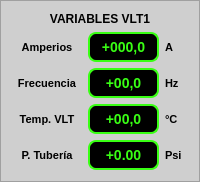
                <widget class="QFrame" name="frame_9">
                 <property name="styleSheet">
                  <string notr="true">background-color: rgb(207, 207, 207);</string>
                 </property>
                 <property name="frameShape">
                  <enum>QFrame::StyledPanel</enum>
                 </property>
                 <property name="frameShadow">
                  <enum>QFrame::Raised</enum>
                 </property>
                 <layout class="QVBoxLayout" name="verticalLayout_19">
                  <item>
                   <widget class="QLabel" name="label_19">
                    <property name="font">
                     <font>
                      <pointsize>9</pointsize>
                      <weight>75</weight>
                      <bold>true</bold>
                     </font>
                    </property>
                    <property name="text">
                     <string>VARIABLES VLT1</string>
                    </property>
                    <property name="alignment">
                     <set>Qt::AlignCenter</set>
                    </property>
                   </widget>
                  </item>
                  <item>
                   <layout class="QHBoxLayout" name="horizontalLayout_18" stretch="3,3,1">
                    <item>
                     <widget class="QLabel" name="label_20">
                      <property name="font">
                       <font>
                        <pointsize>8</pointsize>
                        <weight>75</weight>
                        <bold>true</bold>
                       </font>
                      </property>
                      <property name="text">
                       <string>Amperios</string>
                      </property>
                      <property name="alignment">
                       <set>Qt::AlignCenter</set>
                      </property>
                     </widget>
                    </item>
                    <item>
                     <widget class="QLabel" name="amp_1">
                      <property name="font">
                       <font>
                        <pointsize>-1</pointsize>
                        <weight>75</weight>
                        <bold>true</bold>
                       </font>
                      </property>
                      <property name="styleSheet">
                       <string notr="true">QLabel {
    background-color: black;  /* Fondo negro */
    color: #39FF14;  /* Verde neón */
    font-weight: bold;
    font-size: 14px;
    border: 2px solid #39FF14;  /* Borde verde neón */
    border-radius: 8px;  /* Bordes redondeados */
    padding: 5px;  /* Espaciado interno */
}</string>
                      </property>
                      <property name="text">
                       <string>+000,0</string>
                      </property>
                      <property name="alignment">
                       <set>Qt::AlignCenter</set>
                      </property>
                     </widget>
                    </item>
                    <item>
                     <widget class="QLabel" name="label_28">
                      <property name="font">
                       <font>
                        <pointsize>8</pointsize>
                        <weight>75</weight>
                        <bold>true</bold>
                       </font>
                      </property>
                      <property name="text">
                       <string>A</string>
                      </property>
                     </widget>
                    </item>
                   </layout>
                  </item>
                  <item>
                   <layout class="QHBoxLayout" name="horizontalLayout_19" stretch="3,3,1">
                    <item>
                     <widget class="QLabel" name="label_21">
                      <property name="font">
                       <font>
                        <pointsize>8</pointsize>
                        <weight>75</weight>
                        <bold>true</bold>
                       </font>
                      </property>
                      <property name="text">
                       <string>Frecuencia</string>
                      </property>
                      <property name="alignment">
                       <set>Qt::AlignCenter</set>
                      </property>
                     </widget>
                    </item>
                    <item>
                     <widget class="QLabel" name="frec_1">
                      <property name="font">
                       <font>
                        <pointsize>-1</pointsize>
                        <weight>75</weight>
                        <bold>true</bold>
                       </font>
                      </property>
                      <property name="styleSheet">
                       <string notr="true">QLabel {
    background-color: black;  /* Fondo negro */
    color: #39FF14;  /* Verde neón */
    font-weight: bold;
    font-size: 14px;
    border: 2px solid #39FF14;  /* Borde verde neón */
    border-radius: 8px;  /* Bordes redondeados */
    padding: 5px;  /* Espaciado interno */
}</string>
                      </property>
                      <property name="text">
                       <string>+00,0</string>
                      </property>
                      <property name="alignment">
                       <set>Qt::AlignCenter</set>
                      </property>
                     </widget>
                    </item>
                    <item>
                     <widget class="QLabel" name="label_29">
                      <property name="font">
                       <font>
                        <pointsize>8</pointsize>
                        <weight>75</weight>
                        <bold>true</bold>
                       </font>
                      </property>
                      <property name="text">
                       <string>Hz</string>
                      </property>
                     </widget>
                    </item>
                   </layout>
                  </item>
                  <item>
                   <layout class="QHBoxLayout" name="horizontalLayout_20" stretch="3,3,1">
                    <item>
                     <widget class="QLabel" name="label_22">
                      <property name="font">
                       <font>
                        <pointsize>8</pointsize>
                        <weight>75</weight>
                        <bold>true</bold>
                       </font>
                      </property>
                      <property name="text">
                       <string>Temp. VLT</string>
                      </property>
                      <property name="alignment">
                       <set>Qt::AlignCenter</set>
                      </property>
                     </widget>
                    </item>
                    <item>
                     <widget class="QLabel" name="temp_1">
                      <property name="font">
                       <font>
                        <pointsize>-1</pointsize>
                        <weight>75</weight>
                        <bold>true</bold>
                       </font>
                      </property>
                      <property name="styleSheet">
                       <string notr="true">QLabel {
    background-color: black;  /* Fondo negro */
    color: #39FF14;  /* Verde neón */
    font-weight: bold;
    font-size: 14px;
    border: 2px solid #39FF14;  /* Borde verde neón */
    border-radius: 8px;  /* Bordes redondeados */
    padding: 5px;  /* Espaciado interno */
}</string>
                      </property>
                      <property name="text">
                       <string>+00,0</string>
                      </property>
                      <property name="alignment">
                       <set>Qt::AlignCenter</set>
                      </property>
                     </widget>
                    </item>
                    <item>
                     <widget class="QLabel" name="label_30">
                      <property name="font">
                       <font>
                        <pointsize>8</pointsize>
                        <weight>75</weight>
                        <bold>true</bold>
                       </font>
                      </property>
                      <property name="text">
                       <string>°C</string>
                      </property>
                     </widget>
                    </item>
                   </layout>
                  </item>
                  <item>
                   <layout class="QHBoxLayout" name="horizontalLayout_21" stretch="3,3,1">
                    <item>
                     <widget class="QLabel" name="label_23">
                      <property name="font">
                       <font>
                        <pointsize>8</pointsize>
                        <weight>75</weight>
                        <bold>true</bold>
                       </font>
                      </property>
                      <property name="text">
                       <string>P. Tubería</string>
                      </property>
                      <property name="alignment">
                       <set>Qt::AlignCenter</set>
                      </property>
                     </widget>
                    </item>
                    <item>
                     <widget class="QLabel" name="pres_1">
                      <property name="font">
                       <font>
                        <pointsize>-1</pointsize>
                        <weight>75</weight>
                        <bold>true</bold>
                       </font>
                      </property>
                      <property name="styleSheet">
                       <string notr="true">QLabel {
    background-color: black;  /* Fondo negro */
    color: #39FF14;  /* Verde neón */
    font-weight: bold;
    font-size: 14px;
    border: 2px solid #39FF14;  /* Borde verde neón */
    border-radius: 8px;  /* Bordes redondeados */
    padding: 5px;  /* Espaciado interno */
}</string>
                      </property>
                      <property name="text">
                       <string>+0.00</string>
                      </property>
                      <property name="alignment">
                       <set>Qt::AlignCenter</set>
                      </property>
                     </widget>
                    </item>
                    <item>
                     <widget class="QLabel" name="label_31">
                      <property name="font">
                       <font>
                        <pointsize>8</pointsize>
                        <weight>75</weight>
                        <bold>true</bold>
                       </font>
                      </property>
                      <property name="text">
                       <string>Psi</string>
                      </property>
                     </widget>
                    </item>
                   </layout>
                  </item>
                 </layout>
                </widget>
